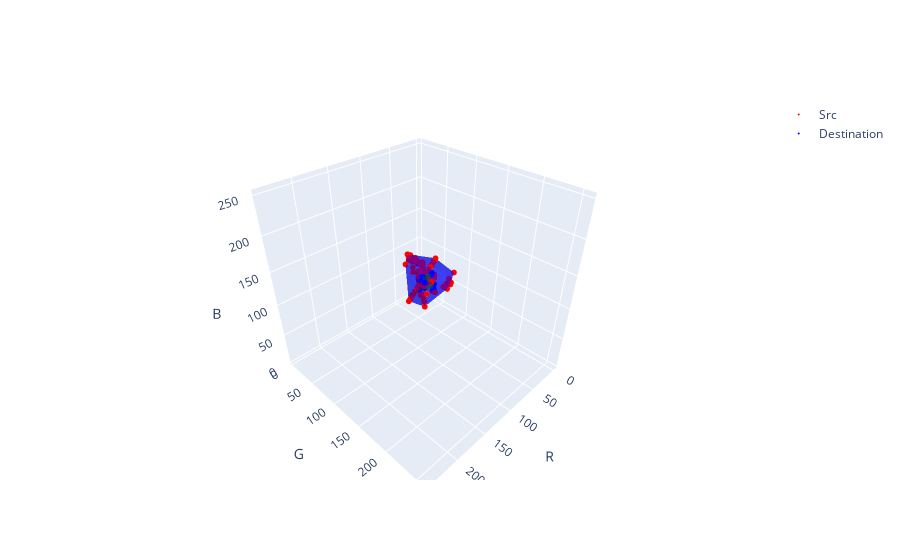

Notebook code cell kept with this figure:
### Code cell
from plotly import graph_objs as go
import numpy as np

fig1 = go.Figure(data=[go.Scatter3d(
    x=R,
    y=G,
    z=B,
    mode='markers',
    marker=dict(
        size= 2,
        color='red',                # set color to an array/list of desired values
        colorscale='Viridis',   # choose a colorscale
        opacity= 1
    )
),go.Scatter3d(
    x=R_h,
    y=G_h,
    z=B_h,
    mode='markers',
    marker=dict(
        size= 2,
        color='blue',                # set color to an array/list of desired values
        colorscale='Viridis',   # choose a colorscale
        opacity=1
    )
),go.Mesh3d(x=R, 
                        y=G, 
                        z=B, 
                        color="blue", 
                        opacity=.5,
                        alphahull=0),go.Mesh3d(x=R_h, 
                        y=G_h, 
                        z=B_h, 
                        color="green", 
                        opacity=.5,
                        alphahull=0)])
fig = go.Figure(data = fig1.data)
fig['data'][0]['name'] = 'Src'
fig['data'][1]['name'] = 'Destination'
fig.update_scenes(
                      xaxis = dict( title_text='R'),
                      yaxis = dict( title_text='G'),
                      zaxis = dict( title_text='B'),
                )
fig.show()

### Figure 1 — Plotly figure (JSON) as saved in the notebook; plotly's stock layout.template omitted (floating-point values rounded to 4 significant figures; data arrays with more than 128 entries replaced by an {"elided": "..."} marker saying what was removed)
{"data": [{"marker": {"color": "red", "colorscale": [[0, "#440154"], [0.1111, "#482878"], [0.2222, "#3e4989"], [0.3333, "#31688e"], [0.4444, "#26828e"], [0.5556, "#1f9e89"], [0.6667, "#35b779"], [0.7778, "#6ece58"], [0.8889, "#b5de2b"], [1, "#fde725"]], "opacity": 1, "size": 2}, "mode": "markers", "name": "Src", "type": "scatter3d", "x": {"elided": "148 int values"}, "y": {"elided": "148 int values"}, "z": {"elided": "148 int values"}}, {"marker": {"color": "blue", "colorscale": [[0, "#440154"], [0.1111, "#482878"], [0.2222, "#3e4989"], [0.3333, "#31688e"], [0.4444, "#26828e"], [0.5556, "#1f9e89"], [0.6667, "#35b779"], [0.7778, "#6ece58"], [0.8889, "#b5de2b"], [1, "#fde725"]], "opacity": 1, "size": 2}, "mode": "markers", "name": "Destination", "type": "scatter3d", "x": {"elided": "148 int values"}, "y": {"elided": "148 int values"}, "z": {"elided": "148 int values"}}, {"alphahull": 0, "color": "blue", "opacity": 0.5, "type": "mesh3d", "x": {"elided": "148 int values"}, "y": {"elided": "148 int values"}, "z": {"elided": "148 int values"}}, {"alphahull": 0, "color": "green", "opacity": 0.5, "type": "mesh3d", "x": {"elided": "148 int values"}, "y": {"elided": "148 int values"}, "z": {"elided": "148 int values"}}], "layout": {"scene": {"xaxis": {"title": {"text": "R"}}, "yaxis": {"title": {"text": "G"}}, "zaxis": {"title": {"text": "B"}}}}}
